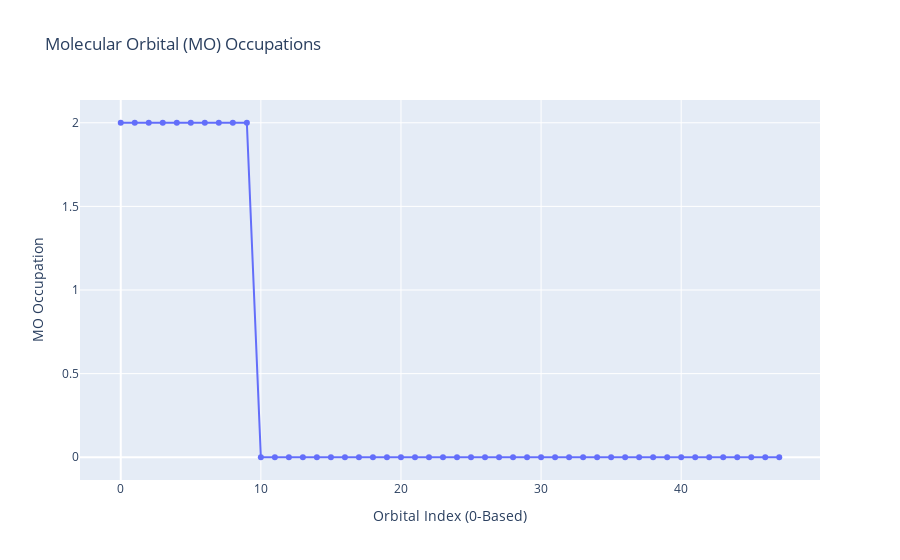

This figure's notebook cell:
### Code cell
import plotly.express as px

# Plot the MO Occupations
fig = px.line(y=mf.mo_occ, markers=True, title="Molecular Orbital (MO) Occupations")
fig.update_layout(xaxis_title="Orbital Index (0-Based)", yaxis_title="MO Occupation")
fig.show()

### Figure 1 — Plotly figure (JSON) as saved in the notebook; plotly's stock layout.template omitted (floating-point values rounded to 4 significant figures)
{"data": [{"hovertemplate": "x=%{x}<br>y=%{y}<extra></extra>", "legendgroup": "", "line": {"color": "#636efa", "dash": "solid"}, "marker": {"symbol": "circle"}, "mode": "markers+lines", "name": "", "orientation": "v", "showlegend": false, "type": "scatter", "x": [0, 1, 2, 3, 4, 5, 6, 7, 8, 9, 10, 11, 12, 13, 14, 15, 16, 17, 18, 19, 20, 21, 22, 23, 24, 25, 26, 27, 28, 29, 30, 31, 32, 33, 34, 35, 36, 37, 38, 39, 40, 41, 42, 43, 44, 45, 46, 47], "xaxis": "x", "y": [2, 2, 2, 2, 2, 2, 2, 2, 2, 2, 0, 0, 0, 0, 0, 0, 0, 0, 0, 0, 0, 0, 0, 0, 0, 0, 0, 0, 0, 0, 0, 0, 0, 0, 0, 0, 0, 0, 0, 0, 0, 0, 0, 0, 0, 0, 0, 0], "yaxis": "y"}], "layout": {"legend": {"tracegroupgap": 0}, "title": {"text": "Molecular Orbital (MO) Occupations"}, "xaxis": {"anchor": "y", "domain": [0, 1], "title": {"text": "Orbital Index (0-Based)"}}, "yaxis": {"anchor": "x", "domain": [0, 1], "title": {"text": "MO Occupation"}}}}
